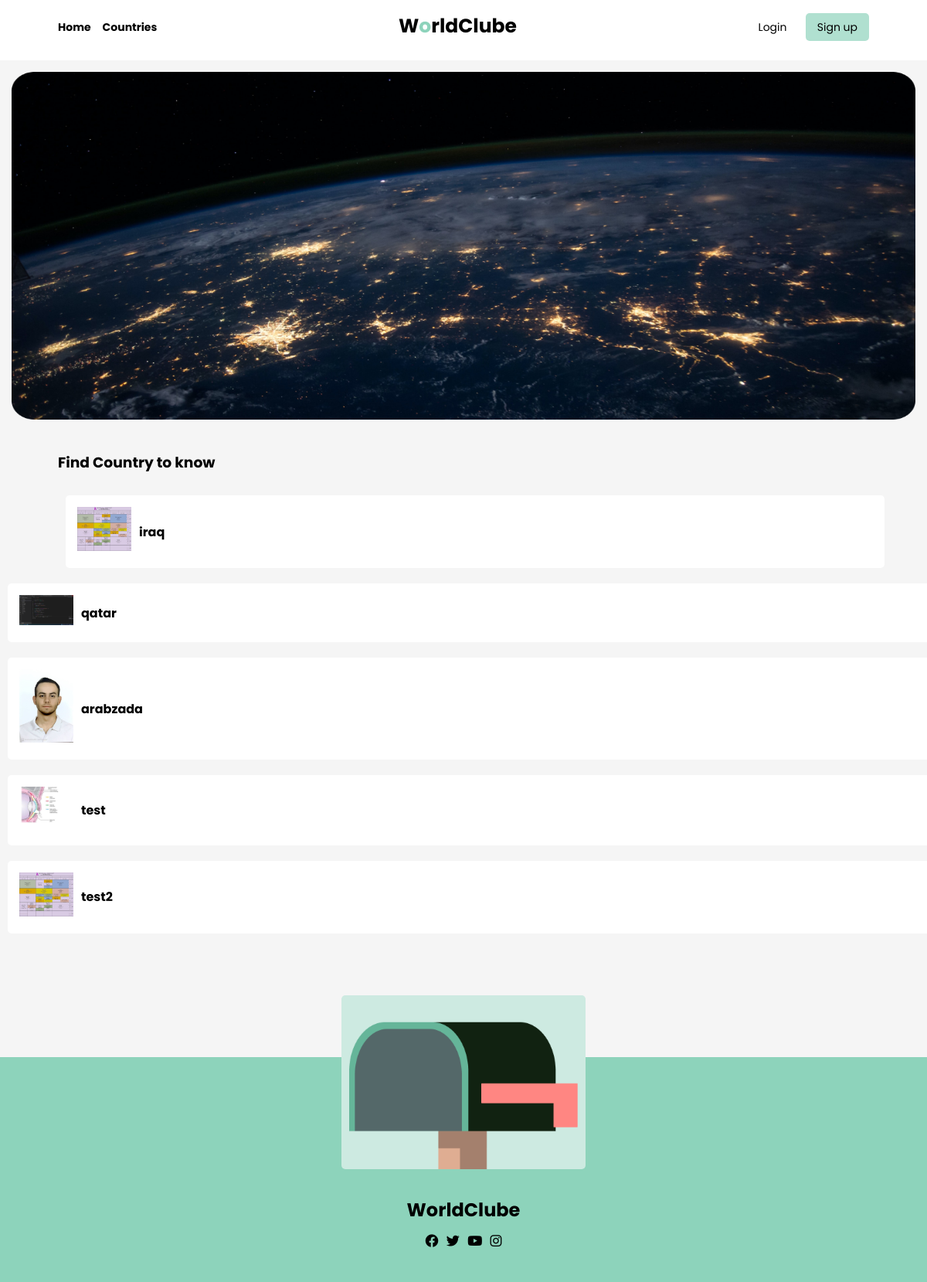
The app's page /country/, older data.
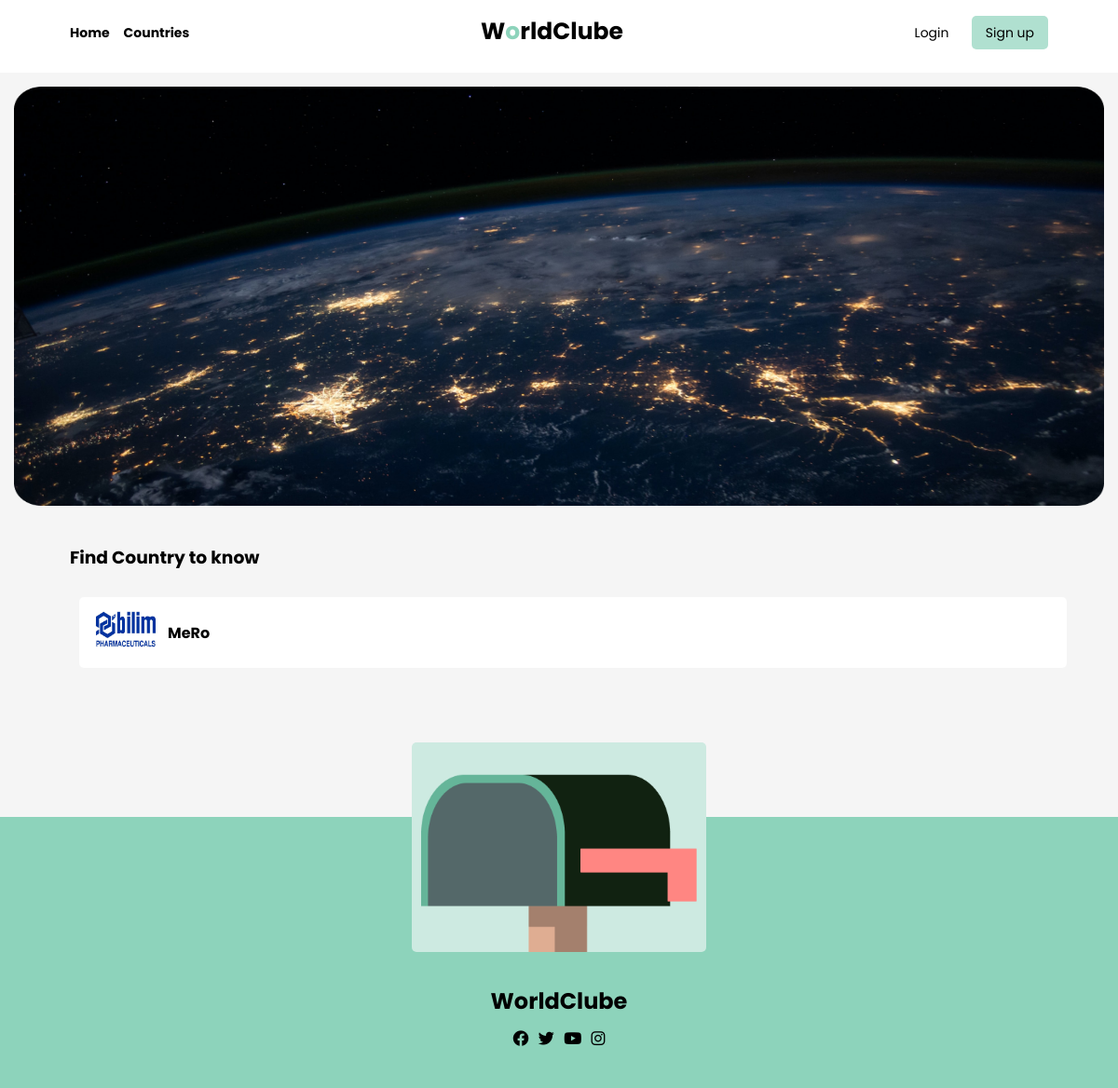
The same page, newer data.
### country/models.py (models this page shows, shortened)
class People(models.Model):
    name = models.CharField(max_length=100  )
    description = models.TextField(null=True ,blank=True )
    image = models.ImageField(upload_to='images/' , null=True , blank=True )
    image1 = models.ImageField(upload_to='images/' , null=True , blank=True )
    image2 = models.ImageField(upload_to='images/' , null=True , blank=True )

### country/views.py (the view)
# urls.py: path('' , views.country , name='country' ),
def country(request):
    x = {'people': People.objects.all()}
    return render(request, 'country.html', x)

### templates/country.html (shortened to what this page needs)
<!DOCTYPE html>
<html>
<head>
    {% load static %}
    <link rel="stylesheet" href="{% static 'css/HomeC2.css' %}">
    <link rel="stylesheet" href="https://cdnjs.cloudflare.com/ajax/libs/font-awesome/6.2.1/css/all.min.css" />
</head>
<body>
    <div class='header'>
        <div class="continer">
            <div class="menu">
                <ul>
                    <li><a href="/">Home</a></li>
                    <li><a href="/country">Countries</a></li>
                </ul>
            </div>
            <div class="logo">
                <a href="/">
                    <h1>W<span>o</span>rldClube</h1>
                </a>
            </div>
            <div class='button'>
                <a href="/account/sign_in/" class="sign-in">Login</a>
                <a href="/account/sign_up/" class="sign-up">Sign up</a>
            </div>
        </div>
    </div>
    {% load static %}
    <div class='top-img'><img src=" {% static 'img/3.png'  %}   " /></div>
    <div class="continer">
        <h3 class="title">Find Country to know</h3>
        <div>
            {% for x in people %}
            {% if x.image %}
            <div class="countrys">
                <div class="country">
                    <a href="{% url 'index' id=x.id %}"><img src="{{x.image.url}}" /></a>
                    <a href="{% url 'index' id=x.id %}">
                        <h4 class="contryT">{{x.name}}</h4>
                    </a>
                </div>
            </div>
        </div>
    </div>
    {%endif%}
    {%endfor%}
    <footer>
        <div class="continer">
            <img src="{% static 'img/26.png' %}" class="footer-img" />
        </div>
        <h2>WorldClube</h2>
        <div class='soc'>
            <a href="#"><i class="fab fa-facebook"></i></a>
            <a href="#"><i class="fab fa-twitter"></i></a>
            <a href="#"><i class="fab fa-youtube"></i></a>
            <a href="#"><i class="fab fa-instagram"></i></a>
        </div>
    </footer>
</body>
</html>

Row changes from the older to the newer data that the page shows:
removed People: image (picture), name "iraq"
removed People: image (picture), name "qatar"
removed People: image (picture), name "arabzada"
removed People: image (picture), name "test"
removed People: image (picture), name "test2"
added People: image (picture), name "MeRo"
